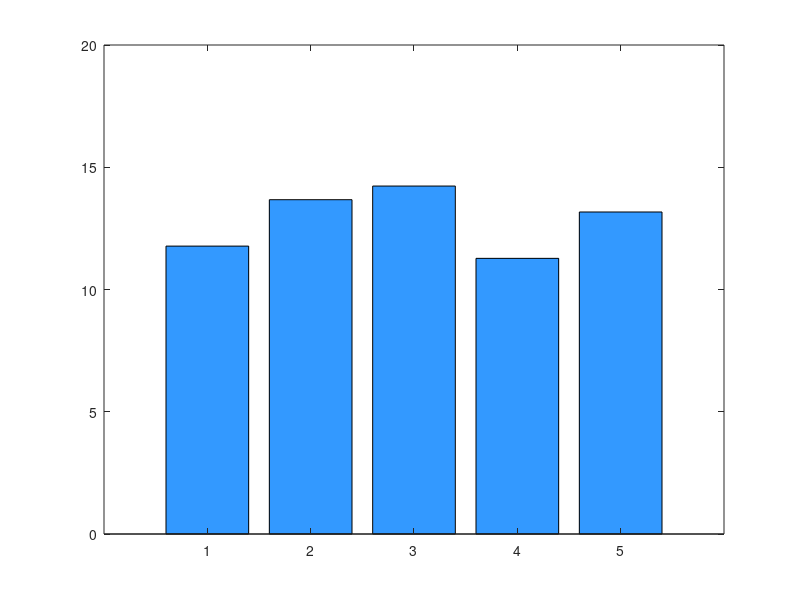

This figure's MATLAB source: (Note: this script raises an error after producing the figure.)
clc; clear; close all;

%% ── CONSTANTS ────────────────────────────────────────
g    = 9.81;        % gravity (m/s²)
v0   = 12.5;        % measured muzzle velocity (m/s)
h    = 1.016;       % barrel height above floor (m) - 40 inches
m    = 0.0006;      % dart mass ~0.6g (kg)
d    = 0.0125;      % dart diameter 12.5mm (m)
Cd   = 0.45;        % drag coefficient (cylinder)
rho  = 1.225;       % air density (kg/m³)
A    = pi*(d/2)^2;  % frontal area (m²)
k    = 0.5*Cd*rho*A; % drag constant

%% ── MEASURED MUZZLE VELOCITY DATA ───────────────────
% Drop test measurements (40 inch barrel height)
% distance = v0 * sqrt(2h/g)

% Time of flight at 40 inches height
t_drop = sqrt(2*h/g);
fprintf('Time of flight (horizontal): %.3f seconds\n\n', t_drop)

% Your 5 measured shot distances (meters)
distances = [5.359, 6.223, 6.477, 5.131, 5.994];

% Calculate muzzle velocity for each shot
v0_measured = distances / t_drop;

% Statistics
fprintf('=== MUZZLE VELOCITY CHARACTERIZATION ===\n')
fprintf('Shot 1: %.2f m/s\n', v0_measured(1))
fprintf('Shot 2: %.2f m/s\n', v0_measured(2))
fprintf('Shot 3: %.2f m/s\n', v0_measured(3))
fprintf('Shot 4: %.2f m/s\n', v0_measured(4))
fprintf('Shot 5: %.2f m/s\n', v0_measured(5))
fprintf('\n')
fprintf('Mean:         %.2f m/s\n', mean(v0_measured))
fprintf('Std dev:      %.3f m/s\n', std(v0_measured))
fprintf('Max:          %.2f m/s\n', max(v0_measured))
fprintf('Min:          %.2f m/s\n', min(v0_measured))
fprintf('Consistency:  %.1f%%\n\n', (1-std(v0_measured)/mean(v0_measured))*100)

% 95% confidence interval
ci = 1.96 * std(v0_measured) / sqrt(length(v0_measured));
fprintf('95%% CI: %.2f ± %.3f m/s\n\n', mean(v0_measured), ci)

%% ── FIGURE 1: SHOT BY SHOT VELOCITY ─────────────────
figure(1)
bar(v0_measured, 'FaceColor', [0.2 0.6 1.0])
hold on
yline(mean(v0_measured), 'r--', 'LineWidth', 2, ...
    'Label', sprintf('Mean = %.2f m/s', mean(v0_measured)))
yline(mean(v0_measured)+std(v0_measured), 'g--', 'LineWidth', 1, ...
    'Label', '+1σ')
yline(mean(v0_measured)-std(v0_measured), 'g--', 'LineWidth', 1, ...
    'Label', '-1σ')
xlabel('Shot Number')
ylabel('Muzzle Velocity (m/s)')
title('Dart Muzzle Velocity — Shot by Shot')
grid on
ylim([0 max(v0_measured)*1.2])

%% ── FIGURE 2: VELOCITY DISTRIBUTION ─────────────────
figure(2)
histogram(v0_measured, 5, 'Normalization', 'pdf', ...
    'FaceColor', [0.2 0.6 1.0], 'FaceAlpha', 0.7)
hold on
x = linspace(min(v0_measured)-2, max(v0_measured)+2, 100);
y = normpdf(x, mean(v0_measured), std(v0_measured));
plot(x, y, 'r-', 'LineWidth', 2)
xlabel('Muzzle Velocity (m/s)')
ylabel('Probability Density')
title('Muzzle Velocity Distribution')
legend('Measured shots', 'Normal distribution fit')
grid on

%% ── TRAJECTORY FUNCTIONS ─────────────────────────────

function [x, y] = simple_trajectory(v0, theta_deg, h, g)
    % No drag trajectory
    theta = deg2rad(theta_deg);
    vx = v0 * cos(theta);
    vy = v0 * sin(theta);
    a = -0.5*g;
    b = vy;
    c = h;
    disc = b^2 - 4*a*c;
    t_flight = max((-b+sqrt(disc))/(2*a), (-b-sqrt(disc))/(2*a));
    t = linspace(0, t_flight, 1000);
    x = vx * t;
    y = h + vy*t - 0.5*g*t.^2;
end

function [x, y] = drag_trajectory(v0, theta_deg, h, g, k, m)
    % With aerodynamic drag
    theta = deg2rad(theta_deg);
    vx = v0 * cos(theta);
    vy = v0 * sin(theta);
    dt = 0.001;
    x = 0; y = h;
    x_arr = x; y_arr = y;
    while y >= 0
        v   = sqrt(vx^2 + vy^2);
        Fd  = k * v^2;
        ax  = -(Fd/m) * (vx/v);
        ay  = -g - (Fd/m) * (vy/v);
        vx  = vx + ax*dt;
        vy  = vy + ay*dt;
        x   = x  + vx*dt;
        y   = y  + vy*dt;
        x_arr(end+1) = x;
        y_arr(end+1) = y;
    end
    x = x_arr;
    y = y_arr;
end

%% ── FIGURE 3: TRAJECTORY CURVES ─────────────────────
figure(3)
angles  = [0, 5, 10, 15, 20, 30, 45];
colors  = lines(length(angles));
legends = {};

for i = 1:length(angles)
    [x1, y1] = simple_trajectory(v0, angles(i), h, g);
    [x2, y2] = drag_trajectory(v0, angles(i), h, g, k, m);
    plot(x1, y1, '--', 'Color', colors(i,:), 'LineWidth', 1.5)
    hold on
    plot(x2, y2, '-',  'Color', colors(i,:), 'LineWidth', 2)
    legends{end+1} = sprintf('%d° no drag', angles(i));
    legends{end+1} = sprintf('%d° with drag', angles(i));
end

yline(0, 'k-', 'LineWidth', 1)
xlabel('Horizontal Distance (m)')
ylabel('Height (m)')
title(sprintf('Dart Trajectory at Different Angles (v0 = %.1f m/s)', v0))
legend(legends, 'Location', 'best', 'FontSize', 7)
grid on
ylim([-0.1 inf])

%% ── FIGURE 4: RANGE VS LAUNCH ANGLE ─────────────────
figure(4)
angles_full   = -10:0.5:60;
ranges_simple = zeros(size(angles_full));
ranges_drag   = zeros(size(angles_full));

for i = 1:length(angles_full)
    [x1, ~] = simple_trajectory(v0, angles_full(i), h, g);
    [x2, ~] = drag_trajectory(v0, angles_full(i), h, g, k, m);
    ranges_simple(i) = max(x1);
    ranges_drag(i)   = max(x2);
end

plot(angles_full, ranges_simple, 'b--', 'LineWidth', 2)
hold on
plot(angles_full, ranges_drag, 'r-', 'LineWidth', 2)

[max_r1, idx1] = max(ranges_simple);
[max_r2, idx2] = max(ranges_drag);
plot(angles_full(idx1), max_r1, 'b*', 'MarkerSize', 12)
plot(angles_full(idx2), max_r2, 'r*', 'MarkerSize', 12)

xlabel('Launch Angle (degrees)')
ylabel('Range (m)')
title('Dart Range vs Launch Angle')
legend('No drag', 'With drag', ...
    sprintf('Max no drag: %.1fm at %.0f°', max_r1, angles_full(idx1)), ...
    sprintf('Max with drag: %.1fm at %.0f°', max_r2, angles_full(idx2)))
grid on

fprintf('=== RANGE ANALYSIS ===\n')
fprintf('Max range (no drag): %.2f m at %.1f°\n', max_r1, angles_full(idx1))
fprintf('Max range (drag):    %.2f m at %.1f°\n\n', max_r2, angles_full(idx2))

%% ── FIGURE 5: REQUIRED AIM ANGLE PER DISTANCE ───────
figure(5)
target_distances = 0.5:0.1:5.0;
aim_angles = zeros(size(target_distances));

for i = 1:length(target_distances)
    d_target   = target_distances(i);
    angle_low  = -10;
    angle_high = 45;
    for iter = 1:100
        angle_mid = (angle_low + angle_high) / 2;
        [x, ~]    = drag_trajectory(v0, angle_mid, h, g, k, m);
        if max(x) < d_target
            angle_low  = angle_mid;
        else
            angle_high = angle_mid;
        end
    end
    aim_angles(i) = angle_mid;
end

plot(target_distances, aim_angles, 'b-', 'LineWidth', 2)
xlabel('Target Distance (m)')
ylabel('Required Launch Angle (degrees)')
title('Required Aim Angle vs Target Distance')
grid on

% Print lookup table
fprintf('=== AIM ANGLE LOOKUP TABLE ===\n')
fprintf('Distance (m)  |  Launch Angle\n')
fprintf('─────────────────────────────\n')
for d_t = [0.5, 1.0, 1.5, 2.0, 2.5, 3.0, 3.5, 4.0, 4.5, 5.0]
    idx = find(abs(target_distances - d_t) < 0.05, 1);
    if ~isempty(idx)
        fprintf('    %.1f m      |    %.2f°\n', d_t, aim_angles(idx))
    end
end

%% ── FIGURE 6: TRAJECTORY WITH UNCERTAINTY ───────────
figure(6)
rng(42)
v0_mean = mean(v0_measured);
v0_std  = std(v0_measured);

for i = 1:50
    v0_rand = v0_mean + v0_std * randn();
    [x, y]  = drag_trajectory(v0_rand, 0, h, g, k, m);
    plot(x, y, 'b-', 'LineWidth', 0.5, 'Color', [0.2 0.6 1.0 0.15])
    hold on
end

[x_mean, y_mean] = drag_trajectory(v0_mean, 0, h, g, k, m);
plot(x_mean, y_mean, 'r-', 'LineWidth', 3)
yline(0, 'k-')
xlabel('Horizontal Distance (m)')
ylabel('Height (m)')
title(sprintf('Trajectory Uncertainty — 50 Simulations (σ = %.3f m/s)', v0_std))
legend('Individual shots', 'Mean trajectory')
grid on

%% ── FIGURE 7: PWM VS MUZZLE VELOCITY ────────────────
% Fill in after testing different PWM values
% Format: [pwm_value, measured_distance_meters]

pwm_values  = [150,  175,  200,  225,  255];
% Replace zeros with your measured distances at each PWM
distances_pwm = [0,    0,    0,    0,    5.36]; % shot 1 at PWM 255

% Only plot values you have measured
measured_idx = distances_pwm > 0;
if sum(measured_idx) > 1
    v0_pwm = distances_pwm(measured_idx) / t_drop;
    pwm_measured = pwm_values(measured_idx);

    p = polyfit(pwm_measured, v0_pwm, 1);
    pwm_fit = linspace(min(pwm_measured), max(pwm_measured), 100);
    v0_fit  = polyval(p, pwm_fit);

    figure(7)
    plot(pwm_measured, v0_pwm, 'bo', 'MarkerSize', 8, 'LineWidth', 2)
    hold on
    plot(pwm_fit, v0_fit, 'r-', 'LineWidth', 2)
    xlabel('PWM Value (0-255)')
    ylabel('Muzzle Velocity (m/s)')
    title('Motor PWM vs Dart Muzzle Velocity')
    legend('Measured', 'Linear fit')
    grid on

    fprintf('\n=== PWM CHARACTERIZATION ===\n')
    fprintf('v0 = %.4f × PWM + %.4f\n', p(1), p(2))
end

%% ── SUMMARY ──────────────────────────────────────────
fprintf('\n=== FULL SYSTEM SUMMARY ===\n')
fprintf('Muzzle velocity:    %.2f m/s (%.1f mph)\n', v0, v0*2.237)
fprintf('Barrel height:      %.3f m (%.1f inches)\n', h, h/0.0254)
fprintf('Dart mass:          %.1f g\n', m*1000)
fprintf('Drag coefficient:   %.2f\n', Cd)
fprintf('\nPredicted ranges (with drag):\n')
for ang = [0, 5, 10, 15, 20, 30, 45]
    [x, ~] = drag_trajectory(v0, ang, h, g, k, m);
    fprintf('  %2d°: %.2f m (%.1f ft)\n', ang, max(x), max(x)*3.281)
end
